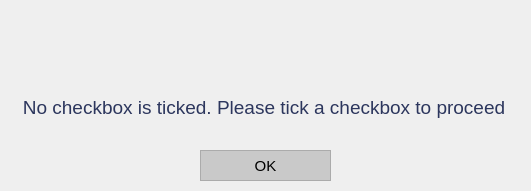
<?xml version="1.0" encoding="UTF-8"?>
<ui version="4.0">
 <class>MainWindow</class>
 <widget class="QMainWindow" name="MainWindow">
  <property name="geometry">
   <rect>
    <x>0</x>
    <y>0</y>
    <width>531</width>
    <height>191</height>
   </rect>
  </property>
  <property name="minimumSize">
   <size>
    <width>531</width>
    <height>191</height>
   </size>
  </property>
  <property name="maximumSize">
   <size>
    <width>531</width>
    <height>191</height>
   </size>
  </property>
  <property name="windowTitle">
   <string>Delete Selected</string>
  </property>
  <property name="windowIcon">
   <iconset>
    <normaloff>../../Resources/logo_svg.svg</normaloff>../../Resources/logo_svg.svg</iconset>
  </property>
  <widget class="QWidget" name="centralwidget">
   <widget class="QWidget" name="layoutWidget">
    <property name="geometry">
     <rect>
      <x>20</x>
      <y>12</y>
      <width>488</width>
      <height>126</height>
     </rect>
    </property>
    <layout class="QVBoxLayout" name="verticalLayout_2">
     <item>
      <widget class="QLabel" name="label">
       <property name="font">
        <font>
         <family>Helvetica</family>
         <pointsize>21</pointsize>
         <weight>75</weight>
         <bold>true</bold>
        </font>
       </property>
       <property name="text">
        <string/>
       </property>
       <property name="pixmap">
        <pixmap>../../Resources/alert.png</pixmap>
       </property>
       <property name="alignment">
        <set>Qt::AlignCenter</set>
       </property>
      </widget>
     </item>
     <item>
      <layout class="QVBoxLayout" name="verticalLayout">
       <item>
        <widget class="QLabel" name="label_2">
         <property name="font">
          <font>
           <family>Helvetica</family>
           <pointsize>16</pointsize>
          </font>
         </property>
         <property name="text">
          <string>&lt;html&gt;&lt;head/&gt;&lt;body&gt;&lt;p&gt;&lt;span style=&quot; font-size:14pt; color:#2c365d;&quot;&gt;No checkbox is ticked. Please tick a checkbox to proceed&lt;/span&gt;&lt;/p&gt;&lt;/body&gt;&lt;/html&gt;</string>
         </property>
         <property name="alignment">
          <set>Qt::AlignCenter</set>
         </property>
        </widget>
       </item>
      </layout>
     </item>
    </layout>
   </widget>
   <widget class="QPushButton" name="btn_OK">
    <property name="geometry">
     <rect>
      <x>200</x>
      <y>150</y>
      <width>131</width>
      <height>31</height>
     </rect>
    </property>
    <property name="minimumSize">
     <size>
      <width>131</width>
      <height>31</height>
     </size>
    </property>
    <property name="maximumSize">
     <size>
      <width>131</width>
      <height>31</height>
     </size>
    </property>
    <property name="font">
     <font>
      <family>Helvetica</family>
      <pointsize>11</pointsize>
     </font>
    </property>
    <property name="styleSheet">
     <string notr="true">QPushButton {
color: rgb(0, 0, 0);
background-color: rgb(201, 201, 201);
border: 1.2px solid #ABABAB;
outline: none;}

QPushButton:hover{
color: rgb(255, 255, 255);
background-color: rgb(171, 171, 171);
outline: none;
border: none;
}

QPushButton:pressed{
color: rgb(255, 255, 255);
background-color: rgb(129, 129, 129);
outline: none;
border: none;
}


</string>
    </property>
    <property name="text">
     <string>OK</string>
    </property>
   </widget>
  </widget>
 </widget>
 <resources/>
 <connections/>
</ui>
